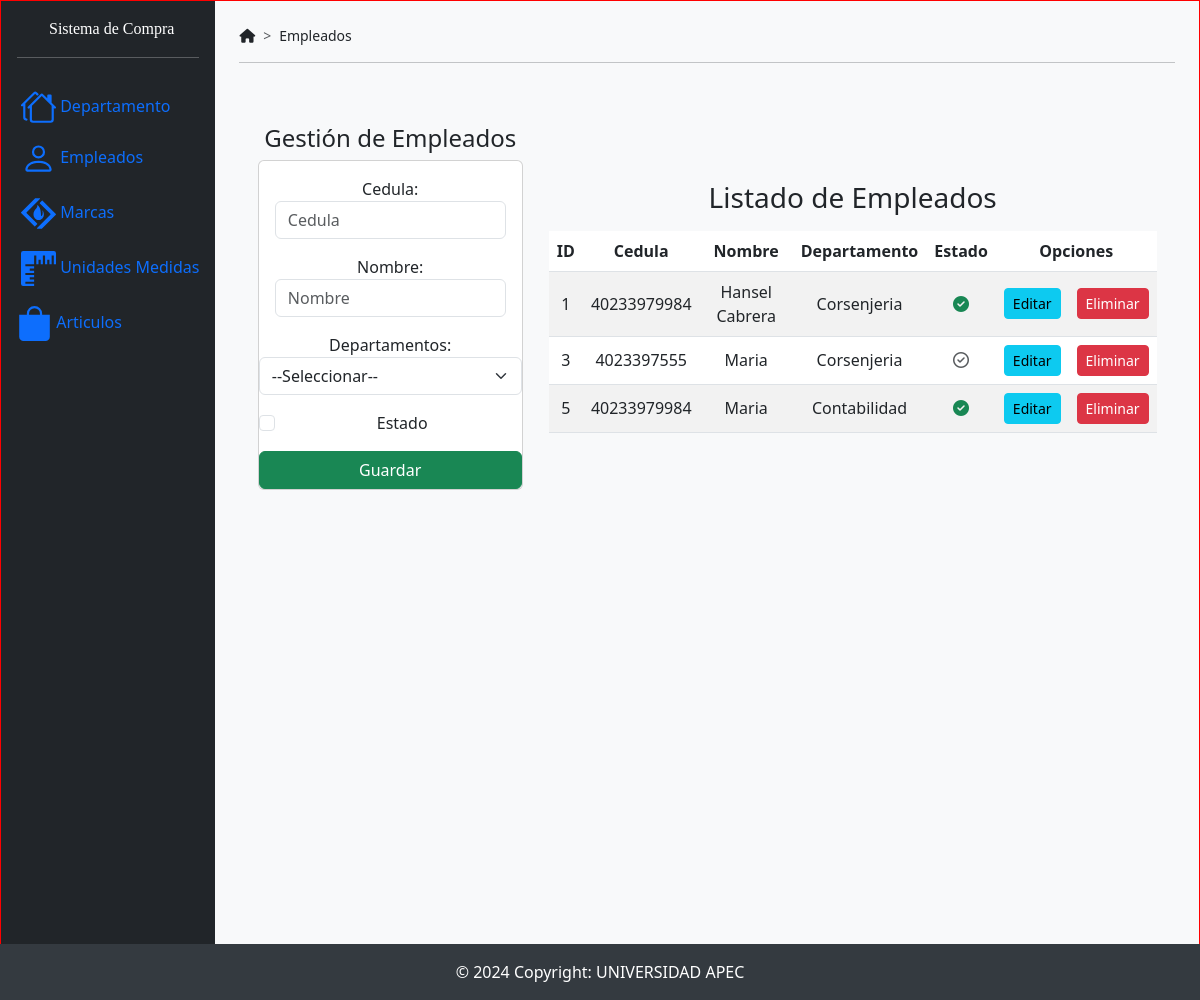
/principalEmpleados, run on the app's committed database.
### SistemaCompraApp/models.py (models this page shows)
class Empleados(models.Model):
    idempleado = models.AutoField(db_column='IdEmpleado', primary_key=True, blank=False, null=False)  # Field name made lowercase.
    cedula = models.TextField(db_column='Cedula')  # Field name made lowercase.
    nombre = models.TextField(db_column='Nombre')  # Field name made lowercase.
    departamento = models.ForeignKey(Departamentos, models.DO_NOTHING, db_column='Departamento', blank=True, null=True)  # Field name made lowercase.
    estado = models.TextField(db_column='Estado', blank=True, null=True)  # Field name made lowercase.
    class Meta:
        managed = False
        db_table = 'Empleados'

class Departamentos(models.Model):
    iddepartamento = models.AutoField(db_column='IdDepartamento', primary_key=True, blank=False, null=False)  # Field name made lowercase.
    nombre = models.TextField(db_column='Nombre')  # Field name made lowercase.
    estado = models.BooleanField(db_column='Estado', blank=True, null=True)  # Field name made lowercase.
    class Meta:
        managed = False
        db_table = 'Departamentos'

### SistemaCompraApp/views.py (the view)
# urls.py: path('principalEmpleados',views.principalEmpleados),
def principalEmpleados(request):
    empleados = Empleados.objects.all()
    departamentos = Departamentos.objects.all()
    return render(request, 'principalEmpleados.html',{
        'empleados':empleados,
        'departamentos':departamentos
    })

### SistemaCompraApp/templates/principalEmpleados.html (shortened to what this page needs)
{% extends "./base.html" %} {% block title %}Sistema de Compras{% endblock %}
{%block navegacion %}Empleados{% endblock %} {% block body %}
<div class="row">
  <div class="col-sm-12 col-md-8 col-lg-6 col-xl-11 mb-4">
    <h4>Gestión de Empleados</h4>
    <div class="card">
      <div class="card-body">
        <form action="/registrarEmpleado/" method="post">
          <div class="form-group mb-3">
            <label for="txtCedulaEmpleado">Cedula:</label>
            <input
              type="text"
              name="txtEmpleadoCedula"
              id="txtEmpleadoCedula"
              class="form-control"
              placeholder="Cedula"
              minlength="1"
              maxlength="500"
              required
            />
          </div>
            <label for="txtEmpleadoNombre">Nombre:</label>
            <input
              type="text"
              name="txtEmpleadoNombre"
              id="txtEmpleadoNombre"
              class="form-control"
              placeholder="Nombre"
              minlength="1"
              maxlength="500"
              required
            />
          </div>
          <div class="form-group mb-3">
            <label for="txtDepartamentoId">Departamentos:</label>
            <select class="form-select"
                    name="txtDepartamentoId"
                    id="txtDepartamentoId">
                <option selected>--Seleccionar--</option>
            </select>
        </div>
          <div class="form-check mb-3">
            <input
              class="form-check-input"
              type="checkbox"
              name="txtEmpleadoEstado"
              id="txtEmpleadoEstado"
              required
            />
            <label class="form-check-label" for="txtEmpleadoEstado"
              >Estado</label
            >
          </div>
          <div class="d-grid">
            <button type="submit" class="btn btn-success text-white">
              Guardar
            </button>
          </div>
      </div>
    </div>
  </div>
  <div class="col-sm-12 col-md-6 col-lg-8 col-xl-8">
    <h3>Listado de Empleados</h3>
    <div class="table-responsive py-2">
      <table class="table table-striped">
        <thead>
          <tr>
            <th>ID</th>
            <th>Cedula</th>
            <th>Nombre</th>
            <th>Departamento</th>
            <th>Estado</th>
            <th colspan="2">Opciones</th>
          </tr>
        </thead>
        <tbody>
          {% for empleado in empleados %}
          <tr>
            <td>{{ empleado.idempleado }}</td>
            <td>{{ empleado.cedula }}</td>
            <td>{{empleado.nombre }}</td>
            <td>{{ empleado.departamento.nombre }}</td>
            <td>
              {% if empleado.estado == "1" %}
              <i class="fa-solid fa-circle-check text-success"></i>
              {% else %}
              <i class="fa-regular fa-circle-check text-muted"></i>
              {% endif %}
            </td>
            <td>
              <a href="edicionEmpleados/{{ empleado.idempleado }}"
                class="btn btn-info btn-sm"
                >Editar</a
              >
            </td>
            <td>
              <a
                href="eliminarEmpleado/{{ empleado.idempleado }}"
                class="btn btn-danger btn-sm btnEliminacion"
                >Eliminar</a
              >
            </td>
          </tr>
          {% endfor %}
        </tbody>
      </table>
    </div>
  </div>
</div>
{% endblock %}

### SistemaCompraApp/templates/base.html (shortened to what this page needs)
<!doctype html>
<html lang="en">
<head>
    {% load static %}
    <link href="https://cdn.jsdelivr.net/npm/bootstrap@5.3.0-alpha3/dist/css/bootstrap.min.css" rel="stylesheet">
    <link rel="stylesheet" href="https://cdnjs.cloudflare.com/ajax/libs/font-awesome/6.4.0/css/all.min.css"/>
    <link rel="stylesheet" href="{% static 'css/baseDesign.css' %}">
</head>
<body>
<div class="wrapper">
    <div class="container-fluid p-0 d-flex h-100 content">
        <div id="bdSidebar" class="d-flex flex-column flex-shrink-0 p-3 bg-dark text-white offcanvas-md offcanvas-start">
            <a href="/" class="navbar-brand titulo">Sistema de Compra</a>
            <hr>
            <ul class="nav nav-pills flex-column mb-sm-auto mb-0 align-items-center align-items-sm-start">
                <li class="nav-item mt-2 px-0">
                    <a href="/principalDepartamentos" class="nav-link align-middle px-0">
                          Departamento
                    </a>
                </li>
                <li class="nav-item mb-1">
                    <a href="/principalEmpleados" class="nav-link align-middle px-0">
                           Empleados
                    </a>
                </li>
                <li class="nav-item mb-1">
                    <a href="/principalMarcas" class="nav-link align-middle px-0">
                           Marcas
                    </a>
                </li>
                <li class="nav-item mb-1">
                    <a href="/principalUnidadesdeMedida" class="nav-link align-middle px-0">
                        <svg xmlns="http://www.w3.org/2000/svg" width="35" height="35" fill="currentColor" class="bi bi-rulers  ms-1 d-none d-sm-inline" viewBox="0 0 16 16">
                            <path d="M1 0a1 1 0 0 0-1 1v14a1 1 0 0 0 1 1h5v-1H2v-1h4v-1H4v-1h2v-1H2v-1h4V9H4V8h2V7H2V6h4V2h1v4h1V4h1v2h1V2h1v4h1V4h1v2h1V2h1v4h1V1a1 1 0 0 0-1-1z"/>
                          </svg>  Unidades Medidas
                    </a>
                </li>
                <li class="nav-item mb-1">
                    <a href="/principalArticulos" class="nav-link align-middle px-0">
                        <svg xmlns="http://www.w3.org/2000/svg" width="35" height="35" fill="currentColor" class="bi bi-bag-fill" viewBox="0 0 16 16">
                            <path d="M8 1a2.5 2.5 0 0 1 2.5 2.5V4h-5v-.5A2.5 2.5 0 0 1 8 1m3.5 3v-.5a3.5 3.5 0 1 0-7 0V4H1v10a2 2 0 0 0 2 2h10a2 2 0 0 0 2-2V4z"/>
                          </svg> Articulos
                    </a>
                </li>
            </ul>
        </div>
        <div class="bg-light flex-fill">
            <div class="p-4">
                <nav style="--bs-breadcrumb-divider:'>';font-size:14px">
                    <ol class="breadcrumb">
                        <li class="breadcrumb-item"><i class="fa-solid fa-house"></i></li>
                        <li class="breadcrumb-item">{% block navegacion %}{% endblock %}</li>
                    </ol>
                </nav>
                <hr>
                <div class="container content-centered">
                    {% block body %}
                    {% endblock %}
                </div>
            </div>
        </div>
    </div>
    <footer class="fixed-bottom">
        © 2024 Copyright: UNIVERSIDAD APEC
    </footer>
{% load sweetify %}
</body>
</html>

### SistemaCompraApp/static/css/baseDesign.css (style rules this page uses)
th, td { text-align: center; vertical-align: middle; }
body { height: 1000px; border: 1px solid red; position: relative; }

### SistemaCompraApp/templates/base.html (style rules this page uses)
.content-centered { display: flex; justify-content: center; align-items: center; min-height: 60vh; text-align: center; }
.wrapper { display: flex; flex-direction: column; min-height: 100%; }
.content { flex: 1; }
a { text-decoration: none; color: blue; }
.titulo { font-family: 'Times New Roman', Times, serif; margin-left: 32px; }
footer { background-color: #343a40; color: white; text-align: center; padding: 1rem 0; }

### data on the page
Empleados: idempleado "1", cedula "40233979984", nombre "Hansel Cabrera", departamento.nombre "Corsenjeria", Estado "1" (drawn)
Empleados: idempleado "3", cedula "4023397555", nombre "Maria", departamento.nombre "Corsenjeria", Estado "0" (drawn)
Empleados: idempleado "5", cedula "40233979984", nombre "Maria", departamento.nombre "Contabilidad", Estado "1" (drawn)
